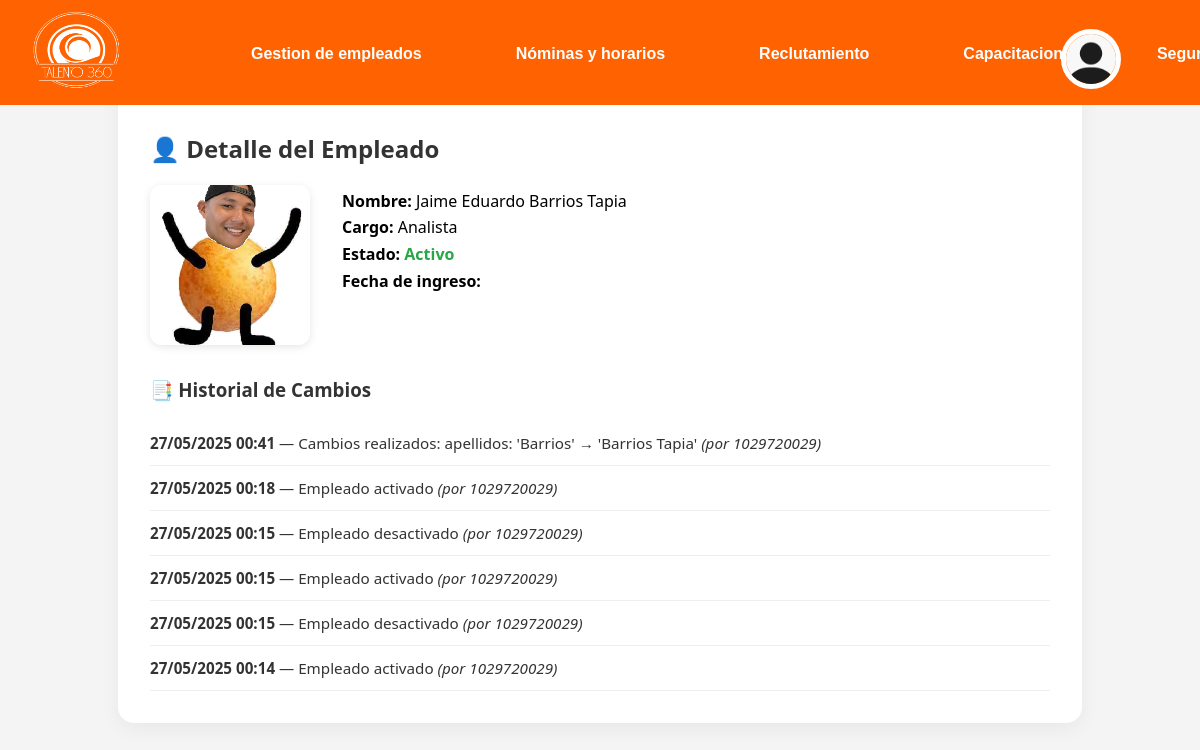
The page /empleado/1/ on the database its author committed.
### main/models.py (models this page shows, shortened)
class Empleado(models.Model):
    activo = models.BooleanField(default=True)
    foto = models.ImageField(upload_to='fotos_empleados/', blank=True, null=True)
    contrato = models.FileField(upload_to='contratos_empleados/', blank=True, null=True)
    numero_interno = models.CharField(max_length=20, blank=False)
    nombres = models.CharField(max_length=100, blank=False)
    apellidos = models.CharField(max_length=100, blank=False)
    fecha_nacimiento = models.DateField(blank=False)
    documento_identidad = models.IntegerField(null=True, blank=False)
    domicilio = models.CharField(max_length=255, blank=False)
    correo = models.EmailField(blank=False)
    fecha_ingreso = models.DateField(null=True, blank=True)
    fecha_salida = models.DateField(null=True, blank=True)
    telefono = models.IntegerField(null=True, blank=False)
    EPS = models.CharField(max_length=100, blank=False)
    estado_civil = models.CharField(max_length=20, blank=False)
    dependientes_economicos = models.PositiveIntegerField(default=0)
    cargo = models.CharField(max_length=100, blank=False)
    tipo_contrato = models.CharField(max_length=100, blank=False, choices=(
        ('Contrato a Término Fijo', 'Contrato a Término Fijo'),
        ('Contrato a término indefinido', 'Contrato a término indefinido'),
        ('Contrato de Obra o labor', 'Contrato de Obra o labor'),
        ('Contrato civil por prestación de servicios', 'Contrato civil por prestación de servicios'),
        ('Contrato de aprendizaje', 'Contrato de aprendizaje'),
        ('Contrato ocasional, accidental o transitorio de trabajo', 'Contrato ocasional, accidental o transitorio de trabajo'),
    ))
    talla_ropa = models.CharField(max_length=10, blank=False)
    talla_calzado = models.IntegerField(null=True, blank=False)
    formacion_reglada = models.CharField(max_length=255)
    formacion_complementaria = models.CharField(max_length=255)
    institucion_graduacion = models.CharField(max_length=255)
    experiencias_previas = models.TextField(blank=True)
    relacion_empleado = models.CharField(max_length=100)
    contacto_nombres = models.CharField(max_length=100)
    contacto_apellidos = models.CharField(max_length=100)
    contacto_fecha_nacimiento = models.DateField()
    contacto_carnet_identidad = models.IntegerField(blank=False)
    contacto_domicilio = models.CharField(max_length=255)
    contacto_telefono = models.IntegerField(blank=False)
    contacto_correo = models.EmailField()
    banco = models.CharField(max_length=100)
    tipo_cuenta = models.CharField(max_length=20, choices=(('Ahorros', 'Ahorros'), ('Corriente', 'Corriente')))
    numero_cuenta = models.CharField(max_length=50)

class HistorialEmpleado(models.Model):
    empleado = models.ForeignKey(Empleado, on_delete=models.CASCADE, related_name='historiales')
    fecha = models.DateTimeField(auto_now_add=True)
    usuario = models.ForeignKey(settings.AUTH_USER_MODEL, on_delete=models.SET_NULL, null=True)
    descripcion = models.TextField()

class Usuario(AbstractBaseUser):
    id = models.AutoField(primary_key=True)
    username = models.CharField(("Identificacion"), unique=True, max_length=100, default="")
    nombres = models.CharField(max_length=50, blank=False)
    apellidos = models.CharField(max_length=50, blank=False, default="")
    email = models.EmailField(unique=True)
    celular = models.CharField(max_length=15, blank=False, unique=True)
    genero = models.CharField(max_length=10, choices=[('Masculino', 'Masculino'), ('Femenino', 'Femenino'), ('Otro', 'Otro')])
    cargo = models.CharField(max_length=50, choices=[('Administrativo', 'Administrativo'), ('Contador', 'Contador'), ('Recursos humanos', 'Recursos humanos')], default='')
    imagen = models.ImageField(("Imagen de perfil"), upload_to='perfil/', height_field=None, width_field=None, max_length=200, blank=True, null=True)
    usuario_activo = models.BooleanField(default=True)
    usuario_administrador = models.BooleanField(default=False)
    objects = UsuarioManager()
    pais = models.CharField(max_length=100, blank=True, null=True)
    direccion = models.CharField(max_length=255, blank=True, null=True)
    fecha_nacimiento = models.DateField(blank=True, null=True)
    USERNAME_FIELD = 'username'
    REQUIRED_FIELDS = ['nombres', 'apellidos', 'email',]

### main/views.py (the view)
# urls.py: path('empleado/<int:empleado_id>/', views.detalle_empleado, name='detalle_empleado'),
def detalle_empleado(request, empleado_id):
    empleado = get_object_or_404(Empleado, pk=empleado_id)
    historial = empleado.historiales.order_by('-fecha')
    return render(request, 'gestion de empleados/detalle_empleado.html', {
        'empleado': empleado,
        'historial': historial,
    })

### main/templates/gestion de empleados/detalle_empleado.html (shortened to what this page needs)
{% extends "dashboard/header.html" %}
{% load static %}
{% block content %}
<div class="detalle-container">
    <h2>👤 Detalle del Empleado</h2>
    <div class="empleado-card">
        <img src="{{ empleado.foto.url }}" alt="Foto" class="empleado-foto-large">
        <div class="empleado-datos">
            <p><strong>Nombre:</strong> {{ empleado.nombres }} {{ empleado.apellidos }}</p>
            <p><strong>Cargo:</strong> {{ empleado.cargo }}</p>
            <p><strong>Estado:</strong>
                {% if empleado.activo %}
                    <span class="estado-activo">Activo</span>
                {% else %}
                    <span class="estado-inactivo">Inactivo</span>
                {% endif %}
            </p>
            <p><strong>Fecha de ingreso:</strong> {{ empleado.fecha_ingreso|date:"d/m/Y" }}</p>
        </div>
    </div>
    <h3>📑 Historial de Cambios</h3>
    <ul class="historial-list">
        {% for log in historial %}
            <li><strong>{{ log.fecha|date:"d/m/Y H:i" }}</strong> — {{ log.descripcion }}
                {% if log.usuario %}
                    <em>(por {{ log.usuario.username }})</em>
                {% endif %}
            </li>
        {% empty %}
            <li>No hay historial registrado.</li>
        {% endfor %}
    </ul>
</div>
{% endblock %}

### main/static/CSS/dashboard.css (style rules this page uses)
body { background-color: #f4f4f4; }
p { color: #000000; }

### main/templates/gestion de empleados/detalle_empleado.html (style rules this page uses)
.detalle-container { max-width: 900px; margin: 5rem auto 2rem; padding: 2rem; background: #fff; border-radius: 16px; box-shadow: 0 6px 20px rgba(0, 0, 0, 0.05); font-family: 'Segoe UI', Tahoma, Geneva, Verdana, sans-serif; color: #333; }
.empleado-card { display: flex; gap: 2rem; align-items: flex-start; margin-bottom: 2rem; flex-wrap: wrap; }
.empleado-foto-large { width: 160px; height: 160px; border-radius: 12px; object-fit: cover; box-shadow: 0 2px 8px rgba(0,0,0,0.1); }
.empleado-datos p { margin: 0.3rem 0; font-size: 1rem; }
.estado-activo { color: #28a745; font-weight: bold; }
.historial-list { list-style: none; padding: 0; margin: 0; font-size: 0.95rem; }
.historial-list li { padding: 0.75rem 0; border-bottom: 1px solid #eee; }

### rows shown on the page
Empleado: foto (picture), nombres "Jaime Eduardo", apellidos "Barrios Tapia", cargo "Analista"
HistorialEmpleado: fecha "27/05/2025 00:41", descripcion "Cambios realizados: apellidos: 'Barrios' → 'Barrios Tapia'", usuario.username "1029720029"
HistorialEmpleado: fecha "27/05/2025 00:18", descripcion "Empleado activado", usuario.username "1029720029"
HistorialEmpleado: fecha "27/05/2025 00:15", descripcion "Empleado desactivado", usuario.username "1029720029"
HistorialEmpleado: fecha "27/05/2025 00:15", descripcion "Empleado activado", usuario.username "1029720029"
HistorialEmpleado: fecha "27/05/2025 00:15", descripcion "Empleado desactivado", usuario.username "1029720029"
HistorialEmpleado: fecha "27/05/2025 00:14", descripcion "Empleado activado", usuario.username "1029720029"
